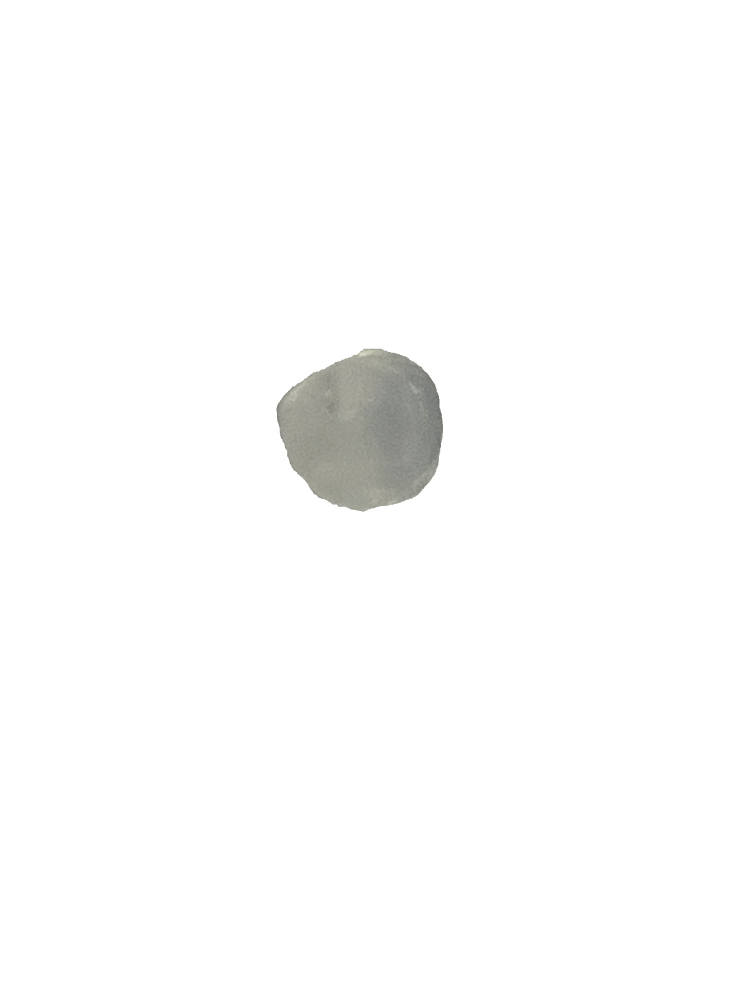
#> input picture calibration curve/0/0mM 1.jpg, 3024 x 4032 px (shown at 1/4 size); its folder holds 3 pictures in this run
$ python calibration_curve.py
#> lines starting #> are read from the running program, lines starting #| are printed output that depends on the picture; after the words box and inside, x2 and y2 are one past the last pixel; in counts of white or black regions, pixels touching at a corner belong together; pictures that were not available may be replaced by others from this repository, and a replacement may not be noted
"""Calibration Curve

Draw a calibration curve.
"""
import matplotlib.pyplot as plt
import numpy as np
import os
import pandas as pd
import skimage as ski
import statistics
from natsort import natsorted


def load_images(folder_name):
  """Load images in the folder."""
#> called with folder_name = 'calibration curve//0'
  folder_path = os.path.join(os.getcwd(), folder_name)
  list_files = os.listdir(folder_path)
  list_files = natsorted(list_files)
  images = []
  for filename in list_files:
    file_path = os.path.join(folder_path, filename)
    images.append(ski.io.imread(file_path))
  return images

def get_rgb(img):
  """Get the average RGB of an image."""
  # Create a mask for white regions
  white_mask = np.all(img == [255, 255, 255], axis=-1)
  # Invert the mask to select non-white regions
  non_white_mask = ~white_mask
  # Extract non-white pixels from the image
  non_white_pixels = img[non_white_mask]
  # Calculate the average RGB values for non-white regions
  average_rgb = np.mean(non_white_pixels, axis=0)
  normalized_rgb = [i*100/255 for i in average_rgb]
  return normalized_rgb

def rgb_stdev(imgs):
  """Get the average RGB and standard deviation of images."""
  rgbs = [get_rgb(i) for i in imgs]
  rs = [i[0] for i in rgbs]
  gs = [i[1] for i in rgbs]
  bs = [i[2] for i in rgbs]
  average_rgb = [statistics.mean(rs), statistics.mean(gs), statistics.mean(bs)]
  st_dev = [statistics.stdev(rs), statistics.stdev(gs), statistics.stdev(bs)]
  return average_rgb, st_dev, rgbs

def comparison(images, concentration_range):
  """Display the result of comparison and the RGB value of each one."""
  # Remove background
  # Show RGB values
  concentrations = concentration_range
#> concentrations = [0, 0.05, 0.25, 0.5, 1, 1.25, 1.5, 2]
  rgb = []
  sd = []
  rgbs = []
  for i in images:
    color, st_dev, colors = rgb_stdev(i)
    rgb.append(color)
    sd.append(st_dev)
    rgbs += colors
#> this loop made 2 passes
#> pass 1, in get_rgb, `white_mask = np.all(img == [255, 255, 255], axis=-1)`:
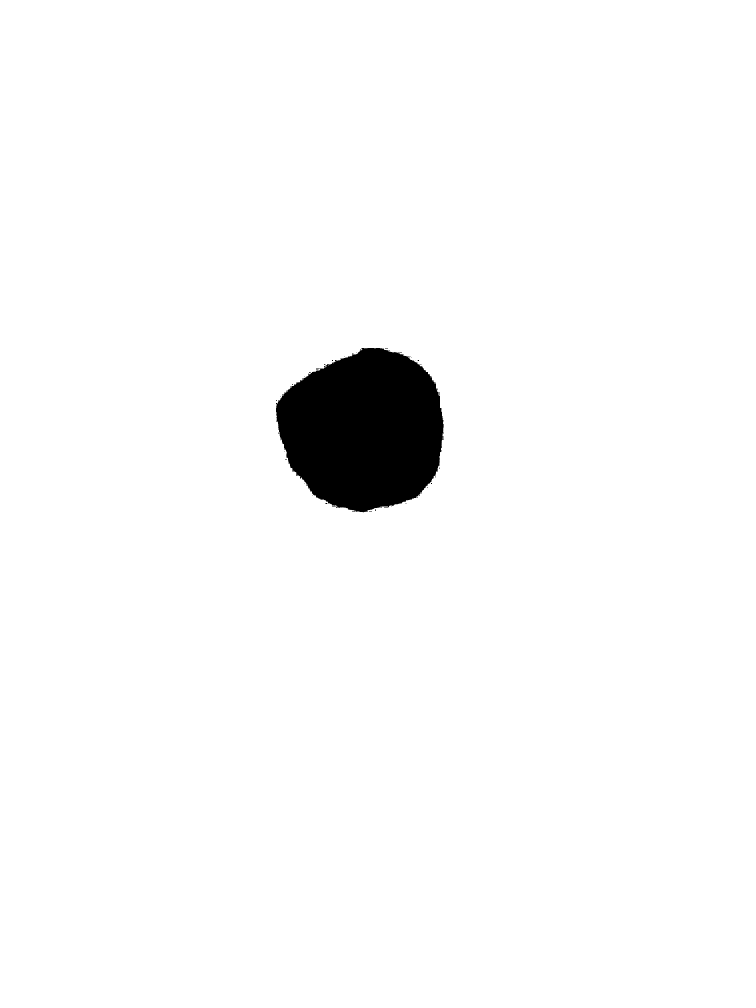
#> white_mask: shape (4032, 3024) bool (shown at 1/4 size); 97.2% white; 107 black regions (98 under 20 px), largest, box (x1, y1, x2, y2) and area: (1104, 1392, 1776, 2049) 335866, (1264, 1474, 1279, 1478) 50, (1328, 2026, 1343, 2028) 30
#> pass 1, in get_rgb (call 2), `white_mask = np.all(img == [255, 255, 255], axis=-1)`:
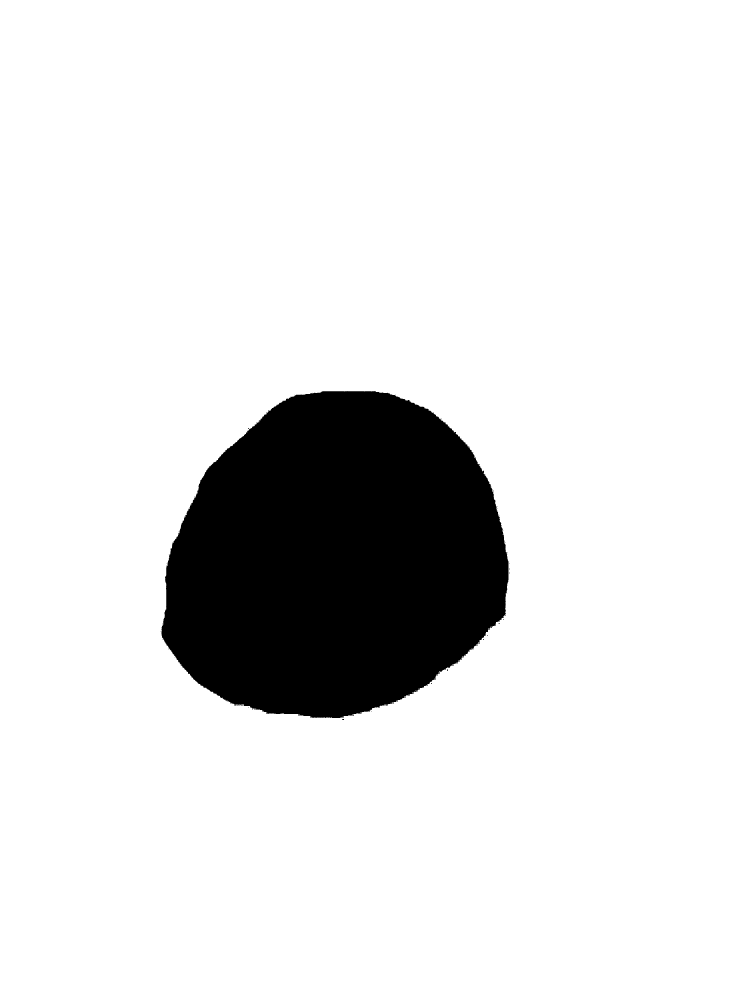
#> white_mask: shape (4032, 3024) bool (shown at 1/4 size); 88.5% white; 179 black regions (176 under 20 px), largest, box (x1, y1, x2, y2) and area: (646, 1564, 2034, 2872) 1406024, (1368, 2876, 1376, 2880) 28, (1788, 2678, 1792, 2684) 20
#> pass 1, in get_rgb (call 2), `non_white_mask = ~white_mask`:
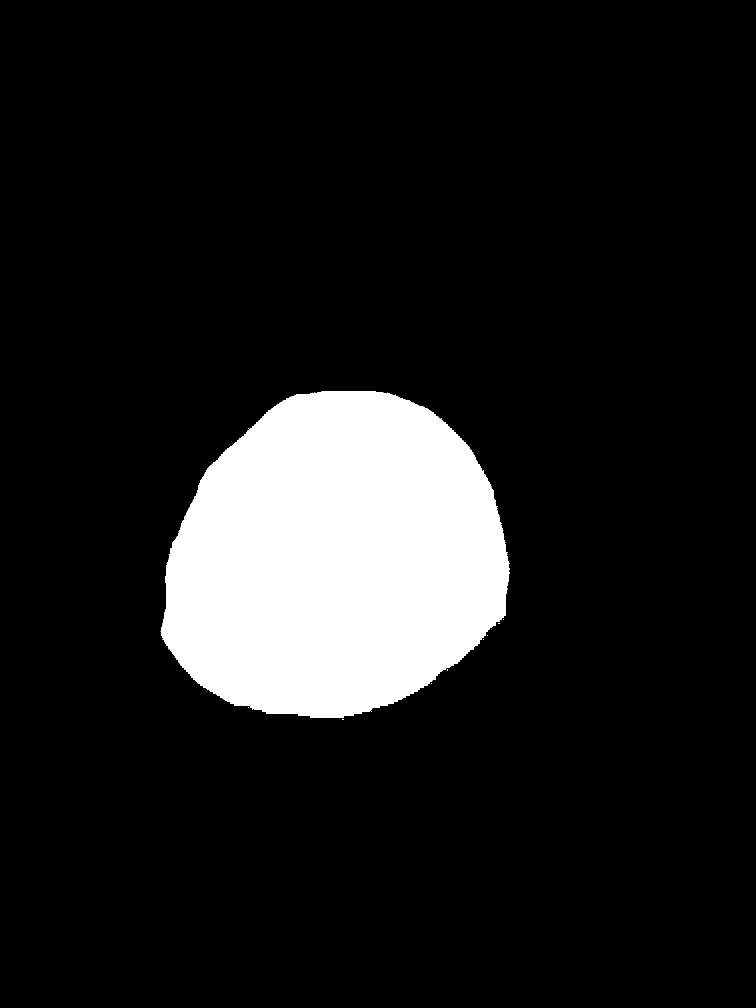
#> non_white_mask: shape (4032, 3024) bool (shown at 1/4 size); 11.5% white; 179 white regions (176 under 20 px), largest, box (x1, y1, x2, y2) and area: (646, 1564, 2034, 2872) 1406024, (1368, 2876, 1376, 2880) 28, (1788, 2678, 1792, 2684) 20
  # Export as excel
  df = pd.DataFrame([[a] + b + c + [d] for a, b, c, d in zip(concentrations, rgb, sd, [sum(triplet) / len(triplet) for triplet in sd])],
                    columns=['Glucose concentration (mM)', 'R (%)', 'G (%)', 'B (%)', 'SD of R', 'SD of G', 'SD of B', 'Average SD'])
  df.to_excel("excel/glucose concentration calibration curve.xlsx", index=False)
  df = pd.DataFrame([[a] + b for a, b in zip([element for element in concentrations for _ in range(3)], rgbs)],
                    columns=['Glucose concentration (mM)', 'R (%)', 'G (%)', 'B (%)'])
  df.to_excel("excel/raw data.xlsx", index=False)
  # Plots and errorbars of R
  red = np.array([i[0] for i in rgb])
  red_sd = [i[0] for i in sd]
  p1 = plt.plot(concentrations, red, color="lightcoral", marker="o")
  plt.errorbar(concentrations, red, red_sd, color="lightcoral", capsize=5)
  # Plots and errorbars of G
  green = np.array([i[1] for i in rgb])
  green_sd = [i[1] for i in sd]
  p2 = plt.plot(concentrations, green, color="yellowgreen", marker="D")
  plt.errorbar(concentrations, green, green_sd, color="yellowgreen", capsize=5)
  # Plots and errorbars of B
  blue = np.array([i[2] for i in rgb])
  blue_sd = [i[2] for i in sd]
  p3 = plt.plot(concentrations, blue, color="cornflowerblue", marker="s")
  plt.errorbar(concentrations, blue, blue_sd, color="cornflowerblue", capsize=5)
  # Add legends
  plt.legend((p1[0], p2[0], p3[0]), ("R", "G", "B"), loc='upper right')
  # Axis range
  plt.axis([-0.1, 2.1, 0, 100])
  # plt.gca().xaxis.set_major_locator(MaxNLocator(integer=True))
  # plt.gca().xaxis.set_minor_locator(MultipleLocator(0.5))
  # plt.gca().yaxis.set_minor_locator(MultipleLocator(10))
  plt.xlabel("Glucose concentration (mM)")
  plt.ylabel("Percentage of RGB color (%)")
  plt.show()

def main():
  images = []
  concentration_range = [0, 0.05, 0.25, 0.5, 1, 1.25, 1.5, 2]
  for i in concentration_range:
    name = str(i)
    if len(str(i)) == 3:
      name = name + '0'
    images.append(load_images('calibration curve//' + name))
  comparison(images, concentration_range)


if __name__ == "__main__":
#> (the run stopped early here; a loop or call above may not have finished)
